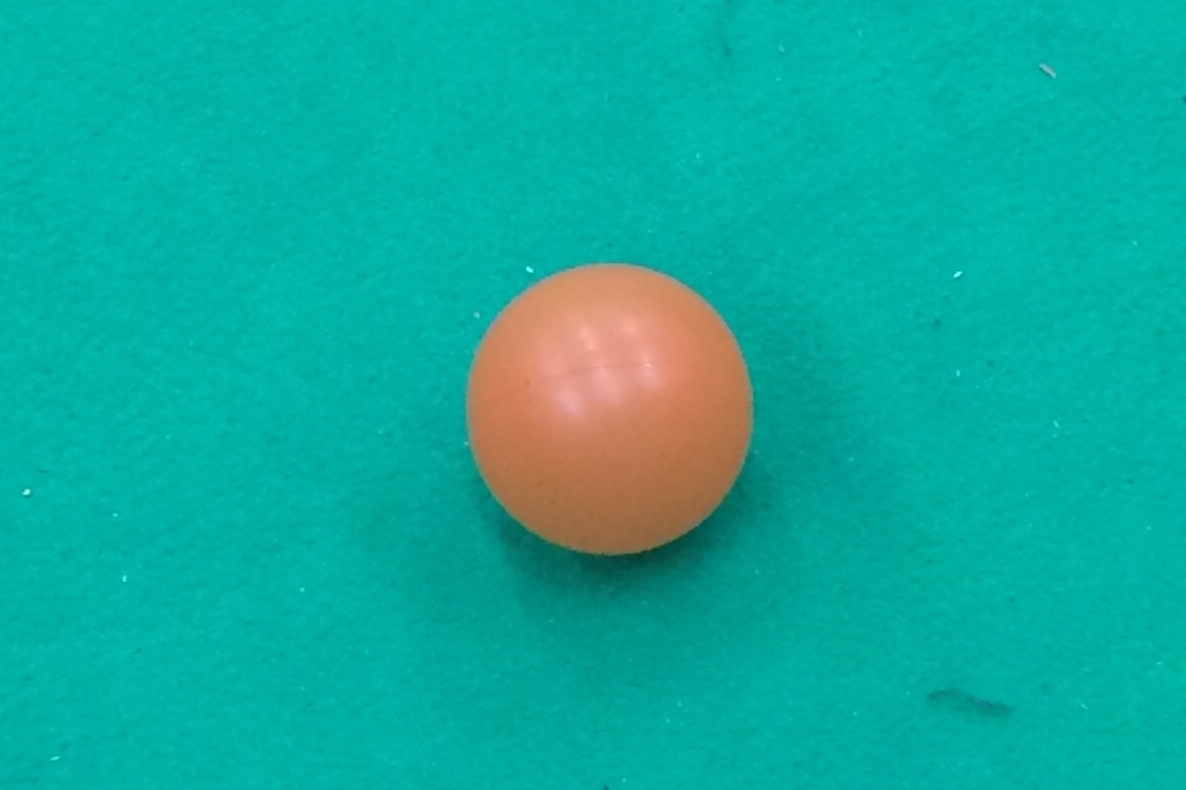
#> input picture dataset/ball.jpg, 1186 x 790 px, found by its file name
$ python circles.py
#> lines starting #> are read from the running program, lines starting #| are printed output that depends on the picture; after the words box and inside, x2 and y2 are one past the last pixel; in counts of white or black regions, pixels touching at a corner belong together
import cv2.cv as cv
import cv2
# import pySaliencyMap
import numpy as np

img = cv2.imread('dataset/ball.jpg')
#> img is the input picture: shape (790, 1186, 3); mean B, G, R 156.9, 171, 15
# img = img.astype(np.uint8)
gray = cv2.cvtColor(img,cv2.COLOR_BGR2GRAY)
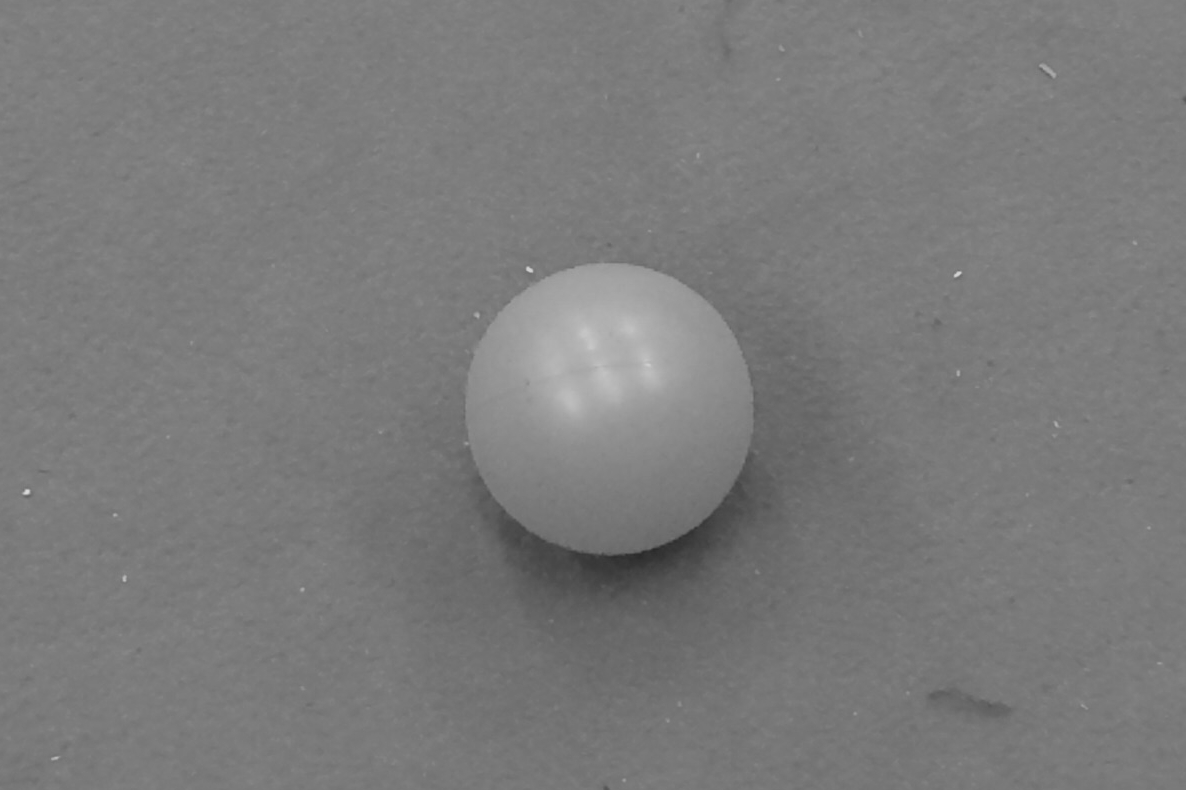
#> gray: shape (790, 1186); min 41, max 218, mean 122.7
ret,thresh = cv2.threshold(gray,127,255,0)
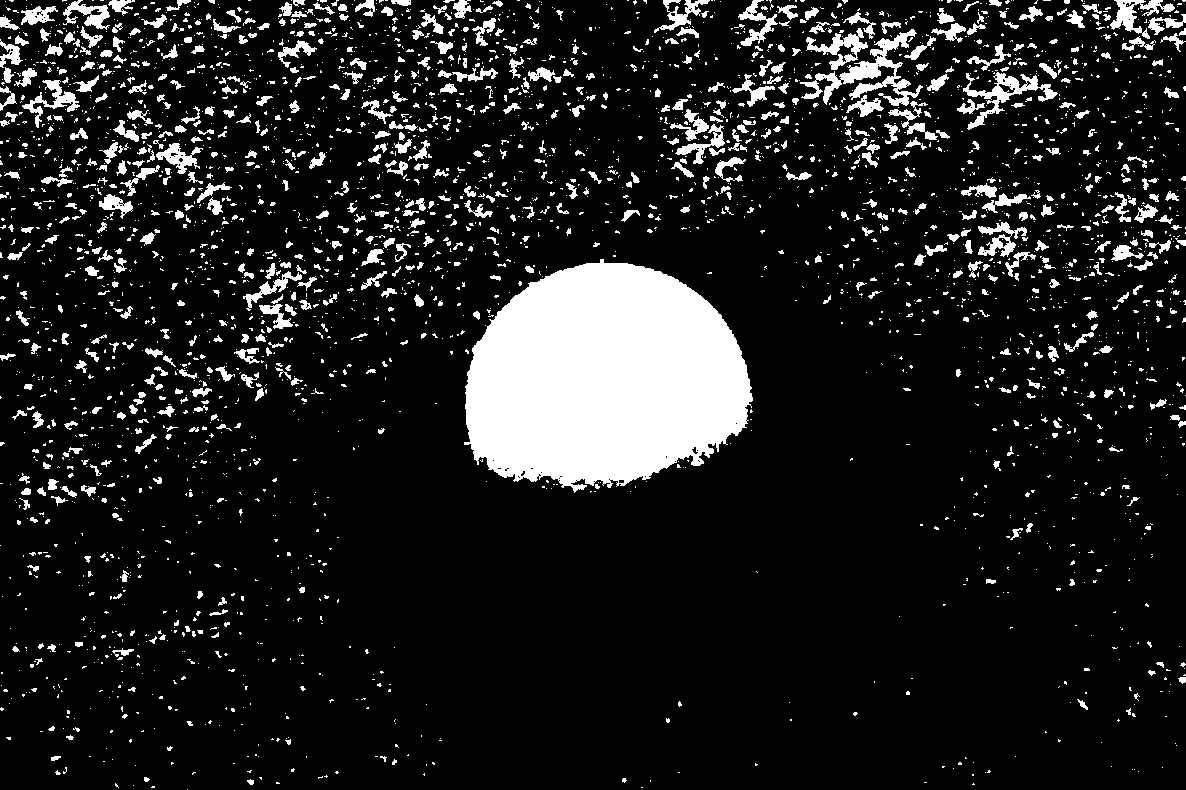
#> thresh: shape (790, 1186); 12.3% white; 3465 white regions (2733 under 20 px)

cv2.imshow('detected circles',gray)
# [13 lines of commented-out code are left out]
contours,hierarchy = cv2.findContours(thresh,cv2.RETR_LIST,cv2.CHAIN_APPROX_SIMPLE)
#> contours = 3743 contours, 3275 with area under 20; largest, box (x1, y1, x2, y2) and area: (464, 259, 753, 493) 49798, (800, 29, 923, 106) 2074, (963, 72, 1058, 130) 1206, (1110, 0, 1175, 39) 754, (806, 28, 868, 70) 715
cv2.drawContours(img, contours, -1, (255,0,0), 3)
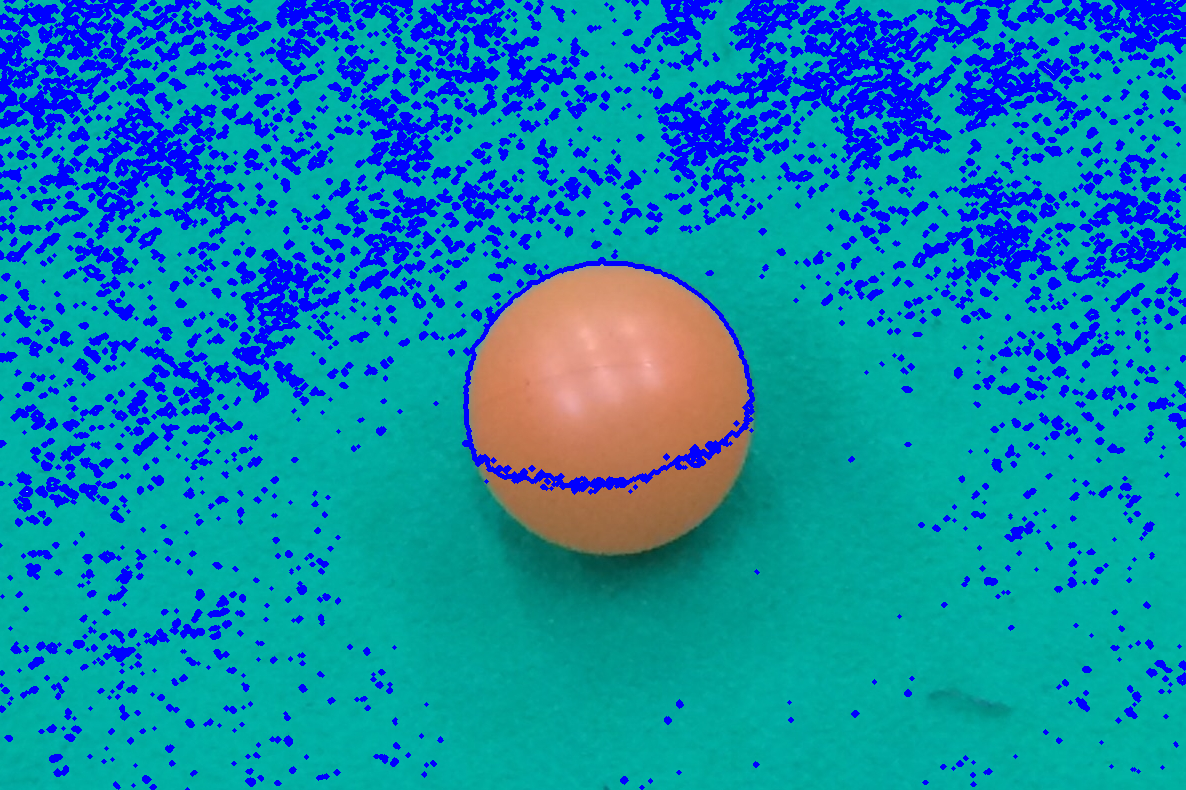
#> img: shape (790, 1186, 3); 18.7% of pixels changed, all inside (x1, y1, x2, y2) = (0, 0, 1186, 790)


# [11 lines of commented-out code are left out]
cv2.imshow('detected circles',img)
cv2.waitKey(0)
cv2.destroyAllWindows()

# plt.show()
